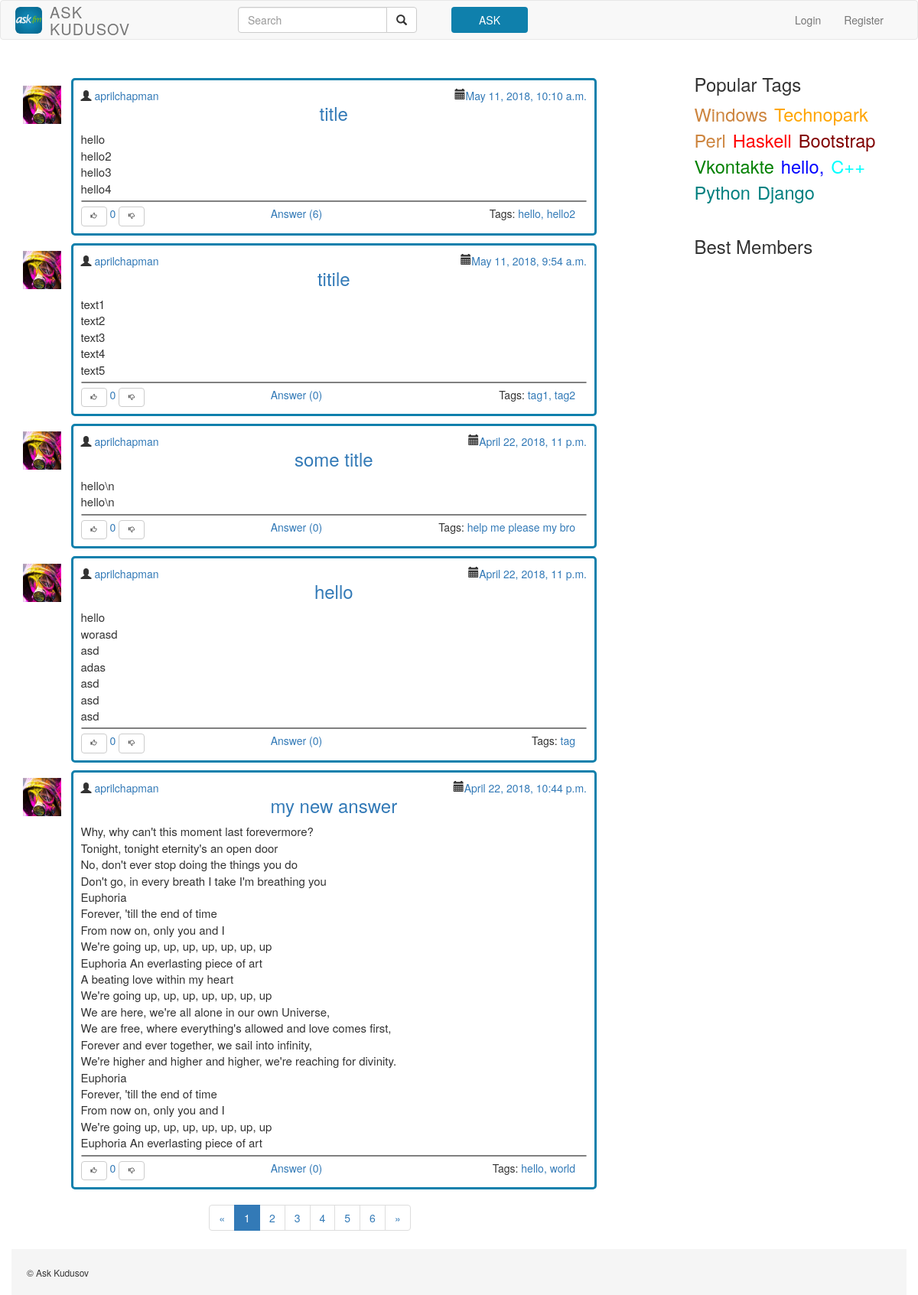
Before: / with the older database file.
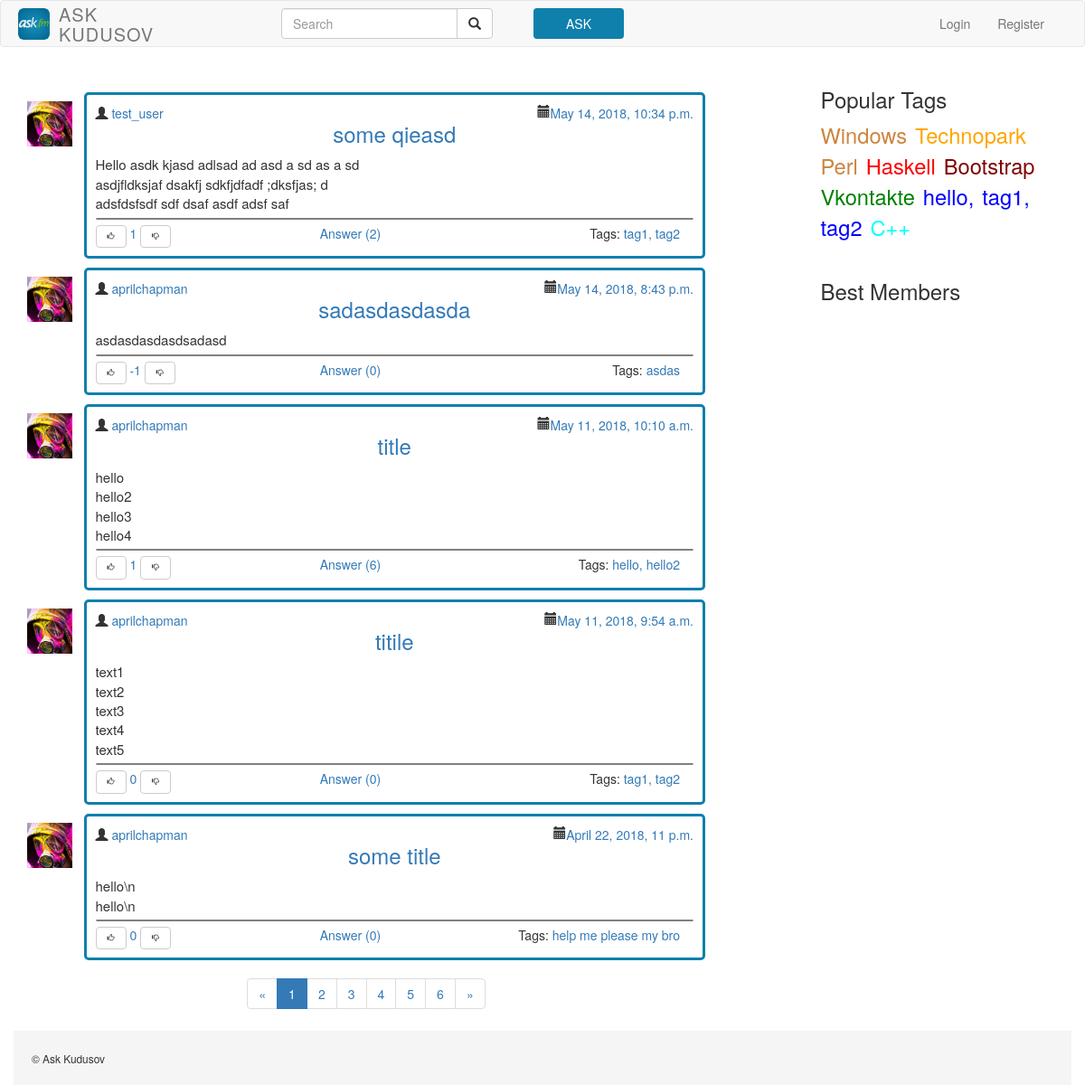
After: the same page with the newer database file.
### ask/models.py (models this page shows)
class Question(models.Model):
    title = models.CharField(max_length=30)
    text = models.TextField()
    author = models.ForeignKey(Profile)
    created_date = models.DateTimeField(default=timezone.now)
    tags = models.ManyToManyField(Tag)
    likes = models.IntegerField(default=0)
    objects = QuestionManager()
    class Meta:
        db_table = 'question'
        ordering = ['-created_date']
    def get_answers(self):
        return Answer.objects.filter(question_id=self.id)
    def get_url(self):
        return '/question/{question_id}'.format(question_id=self.id)

class Profile(models.Model):
    user = models.OneToOneField(User)
    avatar = models.ImageField(upload_to='uploads')

class Tag(models.Model):
    title = models.CharField(max_length=20)
    color = models.CharField(max_length=20, default='blue')
    objects = TagManager()
    def get_url(self):
        return '/tag/{tag_title}'.format(tag_title=self.title)

### ask/views.py (the view)
    def decorator(request, *args, **kwargs):
        faker = Faker()
        popular_tags = Tag.objects.get_popular()
        best_members = [faker.name() for _ in range(5)]
        kwargs['best_members'] = best_members
        kwargs['popular_tags'] = popular_tags
        return func(request, *args, **kwargs)

### ask/models.py (called while the page is built)
    def add_question_count(self):
        return self.annotate(questions_count=Count('question'))

    def order_by_question_count(self):
        return self.add_question_count().order_by('-questions_count')

    def get_popular(self):
        return self.order_by_question_count().all()[:10]

    def get_new(self):
        return self.order_by('-created_date')

### ask/views.py (called while the page is built)
def base_decorator(func):
    def decorator(request, *args, **kwargs):
        faker = Faker()
        popular_tags = Tag.objects.get_popular()
        best_members = [faker.name() for _ in range(5)]
        kwargs['best_members'] = best_members
        kwargs['popular_tags'] = popular_tags
        return func(request, *args, **kwargs)
    return decorator

def pagination(request, html_page, objects, object_name, objects_count, *args, **kwargs):
    paginator = Paginator(objects, objects_count)
    page = request.GET.get('page')
    try:
        objects = paginator.page(page)
    except PageNotAnInteger:
        objects = paginator.page(1)
    except EmptyPage:
        objects = paginator.page(paginator.num_pages)
    kwargs[object_name] = objects
    kwargs['pagination_list'] = objects
    return render(request, html_page, kwargs)

### templates/index.html
{% extends "base.html" %}
{% load static %}
{% block content %}
	{% include "Modules/article_list.html" %}
	{% include "Modules/paginator.html" %}
{% endblock %}

### templates/base.html (shortened to what this page needs)
<!DOCTYPE html>
<html lang="en">
{% load static %}
  <head>
    <link href="/static/css/bootstrap.min.css" rel="stylesheet">
    <link href="/static/base.css" rel="stylesheet">
  </head>
<body>
<div id = "wrap">
  <nav class="navbar navbar-default navbar-main">
    <div class="container">
      <div class="navbar-header">
        <a class="navbar-brand" href="{% url 'index' %}">
          <img class="logo img-rounded" src="/static/img/logo.jpg"/>
        </a>
        <h3 class="navbar-text">ASK<br>KUDUSOV</h3>
      </div>
      <div class="collapse navbar-collapse" id="bs-example-navbar-collapse-1">
        <div class = "col-sm-4 col-md-4">
          <form class="navbar-form navbar-right">
            <div class="input-group search-area">
                <input type="text" class="form-control" placeholder="Search" name="q">
                <div class="input-group-btn">
                    <button class="btn btn-default" type="submit"><i class="glyphicon glyphicon-search"></i></button>
                </div>
            </div>
          </form>
        </div>
        <div class = "col-sm-2 col-md-2">
          <form class="navbar-form">
            <button type="button" class="btn btn-succes" onclick="location.href = {% url 'ask' %}">ASK</button>
          </form>
        </div>
        <ul class="nav navbar-nav navbar-right">
          {% if user.is_authenticated %}
              <img class = "user-avatar" src = "/static/img/avatar.jpg">
                <li class="dropdown">
                    <a href="#" class="dropdown-toggle user-name" data-toggle="dropdown" role="button" aria-haspopup="true" aria-expanded="false">{{ user.username }}<span class="caret"></span></a>
                    <ul class="dropdown-menu">
                        <li><a href="#">Settings</a></li>
                        <li><a href="{% url 'logout' %}">Log out</a></li>
                    </ul>
                </li>
          {% else%}
          <li><a href={% url 'login' %}>Login</a></li>
          <li><a href={% url 'signup' %}>Register</a></li>
          {% endif %}
        </ul>
      </div>
    </div>
  </nav>
  <main>
  <div class = "container">
    <div class = "row">
      <div class = "col-md-8">
        {%block content%}
        {%endblock%}
      </div>
      <div class = "col-md-offset-1 col-md-3">
        <h3 style= "margin-top: 25px; margin-bottom: -10px;">Popular Tags </h3>
        <ul class = "container-fluid top-tags">
          {% for tag in popular_tags %}
            <li class = "top-tags-list"><a style="color: {{ tag.color }};", href="{{ tag.get_url }}">{{ tag.title }}</a></li>
          {% endfor%}
        </ul>
        <h3>Best Members</h3>
      </div>
    </div>
  </div>
  </main>
  </div>
  <footer class = "">
      <div class="container footer">
        <div class="row">
            <div class="col-md-12 block">
                <small>&copy; Ask Kudusov</small>
            </div>
        </div>
    </div>
  </footer>
</body>
</html>

### templates/Modules/article2.html
<div class="col-sm-1 " style=" float: left; padding-top: 20px; padding-right: 10px; padding-left: 0px;">
    <a href = "base.html">
        <img class = "avatar" src = "/static/img/avatar.jpg">
    </a>
</div>
<div class="question-frame col-sm-11">
    <div class="coll-sm-3">
        <span class="glyphicon glyphicon-user" aria-hidden="true"></span>
        <span><a href="#">{{ question.author.user }}</a></span>
        <span style="float: right"><a href="#">{{ question.created_date }}</a></span>
        <span class="glyphicon glyphicon-calendar" aria-hidden="true" style="float: right"></span>
    </div>
    <a href="{{ question.get_url }}">
        <h3 style = "margin-top: 0px; text-align: center;"> {{ question.title }}</h3>
    </a>
    {% for quest in question.text %}
        <p class = "question-text" style="margin: 0px">{{ quest }} </p>
    {% endfor %}
    <div class = "draw-line-2"></div>
        <div class = "col-sm-3">
              <span>
                  <a href="/likes?obj=question&id={{ question.id }}&type=like">
                  <span class = "btn btn-default btn-like glyphicon glyphicon-thumbs-up" aria-hidden="true" style="font-size: 8px"></span>
                  </a>
                      <span><a href="#">{{ question.likes }}</a></span>
                  <a href="/likes?obj=question&id={{ question.id }}&type=dislike">
                      <span class = "btn btn-default glyphicon glyphicon-thumbs-down" aria-hidden="true" style="font-size: 8px"></span>
                  </a>
              </span>
            </div>
            <div class=" col-sm-3" style="text-align: right">
                <a href="{{ question.get_url }}">Answer ({{question.get_answers|length}})</a>
            </div>
            <div class=" col-sm-6" style="text-align: right">
                Tags:
                  {% for tag in question.tags.all %}
                    <a href="{{ tag.get_url }}">{{tag.title}} </a>
                  {% endfor%}
            </div>
</div>

Changed rows visible on the page:
no longer on this page (row unchanged): Question: author.user "aprilchapman", created_date "April 22, 2018, 11 p.m.", title "hello", text "hello" "worasd" "asd" "adas" "asd" "asd" "asd", likes "0", get_answers|length "0"
no longer on this page (row unchanged): Tag: title "tag", shown under "aprilchapman"
no longer on this page (row unchanged): Question: author.user "aprilchapman", created_date "April 22, 2018, 10:44 p.m.", title "my new answer", text "Why, why can't this moment last forevermore?" "Tonight, tonight eternity's an open door" "No, don't ever stop doing the things you do" "Don't go, in every breath I take I'm breathing you" "Euphoria" "Forever, 'till the end of time" "From now on, only you and I" "We're going up, up, up, up, up, up, up" "Euphoria An everlasting piece of art" "A beating love within my heart" "We're going up, up, up, up, up, up, up" "We are here, we're all alone in our own Universe," "We are free, where everything's allowed and love comes first," "Forever and ever together, we sail into infinity," "We're higher and higher and higher, we're reaching for divinity." "Euphoria" "Forever, 'till the end of time" "From now on, only you and I" "We're going up, up, up, up, up, up, up" "Euphoria An everlasting piece of art", likes "0", get_answers|length "0", Tag (title "hello,")
no longer on this page (row unchanged): Tag: title "world", shown under "aprilchapman"
no longer on this page (row unchanged): Tag: title "Python", color "teal" (drawn), shown under "Popular Tags"
no longer on this page (row unchanged): Tag: title "Django", color "teal" (drawn), shown under "Popular Tags"
added Question: author.user "test_user", created_date "May 14, 2018, 10:34 p.m.", title "some qieasd", text "Hello asdk kjasd adlsad ad asd a sd as a sd" "asdjfldksjaf dsakfj sdkfjdfadf ;dksfjas; d" "adsfdsfsdf sdf dsaf asdf adsf saf", likes "1", get_answers|length "2", Tag (title "tag1,"), Tag (title "tag2")
now on one of the page's lists (row unchanged): Tag: title "tag1,"
now on one of the page's lists (row unchanged): Tag: title "tag2"
added Question: author.user "aprilchapman", created_date "May 14, 2018, 8:43 p.m.", title "sadasdasdasda", text "asdasdasdasdsadasd", likes "-1", get_answers|length "0"
added Tag: title "asdas", shown under "aprilchapman"
changed Question "title": likes "0" → "1"
